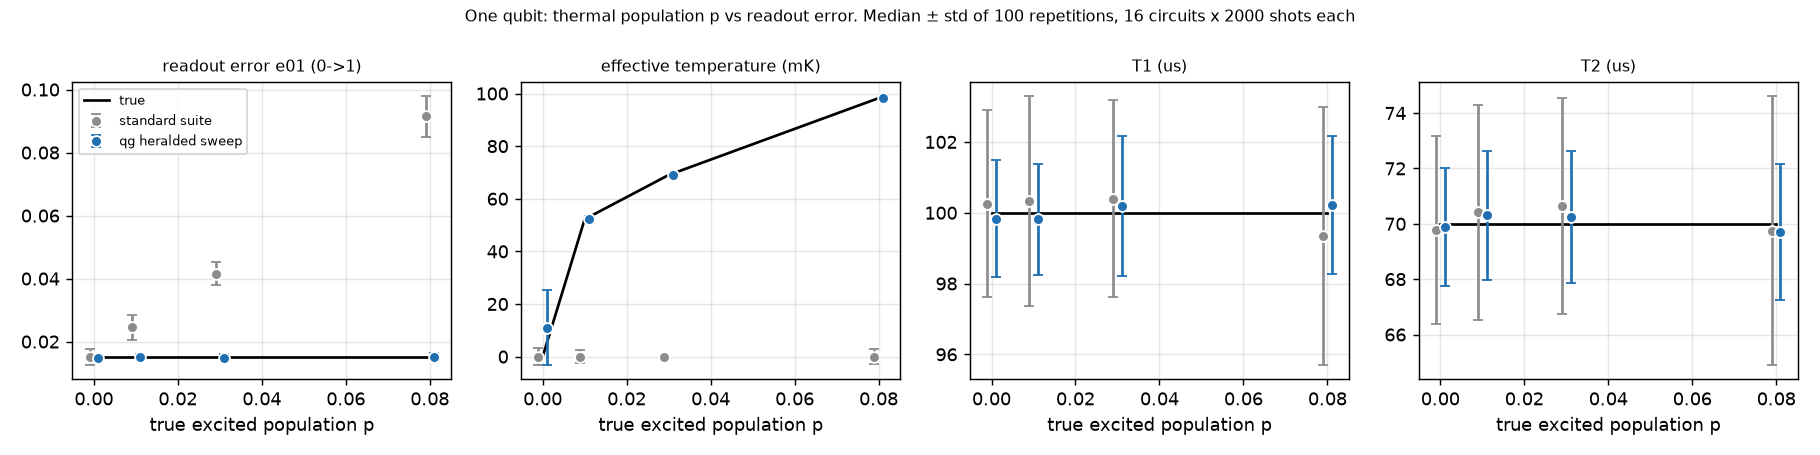

Reproduce this figure in Python.
"""
Hardware characterization in qg: T1, T2 (T_phi), effective temperature
and asymmetric readout error from one heralded sweep, vs the standard
calibration suite.

The confound. A real qubit idles in a thermal state with residual
excited population p (qg_eq = 1 - 2p = tanh(hf / 2 k_B T_eff), §25), and
its readout flips 0 -> 1 with probability e01 and 1 -> 0 with e10. In qg
units the readout is an affine map of the true qg_Z:

    measured qg = a + b qg,   a = e10 - e01,   b = 1 - e01 - e10.

The standard suite calibrates readout by preparing "|0>" (really the
thermal state) and "|1>" (X on it). Thermal population is then counted
as readout error: e01 is overestimated by ~p (1 - e01 - e10), and after
readout correction the qubit looks perfectly cold (p = 0, T_eff = 0).
Z-basis experiments alone cannot separate a, b and qg_eq: they only see
a + b qg_eq and b qg_eq.

The qg protocol. Measure once (herald), then apply I, X or Ry(pi/2),
wait t, rotate back and measure again. For ideal QND readout the pair
(r1, r2) of +-1 outcomes at t = 0 gives, in closed form,

    m   = E[r1]            = a + b qg_eq
    V   = E[r1 r2](I) - m^2 = b^2 (1 - qg_eq^2)   (readout covariance)
    C_X = E[r1 r2](X)      = a^2 - b^2
    u = b qg_eq = (m^2 - V - C_X) / (2m),  b = sqrt(V + u^2),  a = m - u,

so e01, e10 and qg_eq (hence T_eff) separate. The delays then give T1
(after X) and T2 (after Ry(pi/2), i.e. the decay of qg_X), and a joint
maximum-likelihood fit of all joint counts returns (a, b, qg_eq, T1, T2).
Same number of circuits and shots as the standard suite; each qg circuit
has one extra (mid-circuit) measurement.

The simulator is an exact single-qubit model (thermal start, generalized
amplitude damping to qg_eq with T1, dephasing with T2, perfect gates,
asymmetric readout, QND measurement) sampled with a multinomial;
tests/ cross-check it against a Qiskit Aer circuit.

Findings (T1 = 100 us, T2 = 70 us, e01 = 0.015, e10 = 0.04, 5 GHz
qubit; 16 circuits x 2000 shots for each protocol; median ± std over
100 repetitions):

  true p (T_eff)   | e01: standard / qg      | T_eff (mK): standard / qg
  0     (0 mK)     | 0.0150 / 0.0149         |  0 / 11 ± 14
  0.01  (52 mK)    | 0.0245 / 0.0151         |  0 / 52.3 ± 1.0
  0.03  (69 mK)    | 0.0415 / 0.0148         |  0 / 69.0 ± 0.8
  0.08  (98 mK)    | 0.0915 / 0.0152         |  0 / 98.2 ± 0.9

  * The standard suite attributes the whole thermal population to
    readout error (e01 overestimated by exactly p·b, e10 by a similar
    amount) and reports a perfectly cold qubit at every temperature.
  * The qg heralded sweep is unbiased for e01, e10, p and T_eff; T_eff
    is resolved to ~1 mK from 52 mK upwards (at p = 0 it can only give
    an upper bound).
  * T1 and T2 are unbiased in both. The qg joint fit is also ~1.5x more
    precise (T1 ± 1.6-2.0 vs ± 2.6-3.6 us, T2 ± 2.1-2.5 vs ± 3.4-4.9 us,
    T_phi ± 5-6 vs ± 8-12 us). Part of that comes from the joint
    maximum-likelihood fit rather than from the herald itself.
  * Robustness: if the herald readout is not QND (|1> relaxes to |0>
    with probability 0.05 during it), the qg estimates move by ~0.001
    (e01 0.0163, p 0.0289 at true 0.015, 0.03).

Scope: the model assumes perfect gates and a QND herald. The method
needs mid-circuit measurement, which IBM devices support and some other
platforms do not. Separating thermal population from readout by repeated
measurement is known practice; what qg adds is the three-line closed
form (m, V, C_X) and T_eff read directly from qg_eq = tanh(hf/2k_BT).
"""

import numpy as np
from scipy.optimize import curve_fit, minimize

H_PLANCK, K_B = 6.62607015e-34, 1.380649e-23
FREQ_HZ = 5.0e9
DELAYS_US = (0.0, 10.0, 25.0, 50.0, 100.0, 150.0, 250.0, 400.0)
TRUE = {"T1": 100.0, "T2": 70.0, "e01": 0.015, "e10": 0.04}  # microseconds, probabilities


def t_eff_from_qg(qg, freq=FREQ_HZ):
    """T_eff = h f / (2 k_B artanh qg); 0 for qg >= 1, inf for qg <= 0."""
    qg = np.asarray(qg, dtype=float)
    with np.errstate(divide="ignore"):
        return np.where(qg >= 1, 0.0, np.where(qg <= 0, np.inf,
                                               H_PLANCK * freq / (2 * K_B * np.arctanh(np.clip(qg, 1e-15, 1 - 1e-15)))))


def readout_affine(e01, e10):
    return e10 - e01, 1.0 - e01 - e10


def readout_errors(a, b):
    return (1.0 - b - a) / 2.0, (1.0 - b + a) / 2.0


# --------------------------------------------------------------------- #
# Exact model
# --------------------------------------------------------------------- #
def _z_after(z0, x0, op, t, qg_eq, T1, T2):
    """Bloch (x, z) -> final measured-axis value after op, delay, rotation back."""
    if op == "I":
        x, z = x0, z0
    elif op == "X":
        x, z = x0, -z0
    elif op == "Y90":  # Ry(pi/2): z -> x
        x, z = z0, -x0
    else:
        raise ValueError(op)
    z = qg_eq + (z - qg_eq) * np.exp(-t / T1)
    x = x * np.exp(-t / T2)
    return x if op == "Y90" else z  # Ry(-pi/2) before measuring maps x -> z


def joint_probabilities(op, t, a, b, qg_eq, T1, T2, herald=True, meas_relax=0.0):
    """Probabilities of the outcomes. With herald: array over (r1, r2) in
    order (+1,+1), (+1,-1), (-1,+1), (-1,-1); without: (+1, -1) for a
    single measurement of the thermal state after op and delay.
    meas_relax: probability that |1> relaxes to |0> during the herald
    readout (a non-QND stress test)."""
    mu = lambda s: a + b * s  # noqa: E731  mean outcome given true s = +-1
    if not herald:
        zf = _z_after(qg_eq, 0.0, op, t, qg_eq, T1, T2)
        p = (1 + a + b * zf) / 2
        return np.array([p, 1 - p])
    out = np.zeros(4)
    for s, ps in ((+1, (1 + qg_eq) / 2), (-1, (1 - qg_eq) / 2)):
        p_r1 = {+1: (1 + mu(s)) / 2, -1: (1 - mu(s)) / 2}
        post = [(s, 1.0)] if s == +1 else [(-1, 1.0 - meas_relax), (+1, meas_relax)]
        for s_post, w in post:
            zf = _z_after(float(s_post), 0.0, op, t, qg_eq, T1, T2)
            p2 = (1 + a + b * zf) / 2
            for i, r1 in enumerate((+1, -1)):
                out[2 * i] += ps * w * p_r1[r1] * p2
                out[2 * i + 1] += ps * w * p_r1[r1] * (1 - p2)
    return out


def truth(p_th, **overrides):
    d = dict(TRUE, **overrides)
    a, b = readout_affine(d["e01"], d["e10"])
    return {"a": a, "b": b, "qg_eq": 1 - 2 * p_th, "T1": d["T1"], "T2": d["T2"]}


# --------------------------------------------------------------------- #
# Protocols
# --------------------------------------------------------------------- #
def standard_circuits(delays=DELAYS_US):
    return [("I", 0.0)] + [("X", t) for t in delays] + [("Y90", t) for t in delays if t > 0]


def qg_circuits(delays=DELAYS_US):
    return [("I", 0.0)] + [("X", t) for t in delays] + [("Y90", t) for t in delays if t > 0]


def sample(protocol, params, shots, rng, meas_relax=0.0):
    circuits = standard_circuits() if protocol == "standard" else qg_circuits()
    herald = protocol == "qg"
    out = []
    for op, t in circuits:
        p = joint_probabilities(op, t, params["a"], params["b"], params["qg_eq"], params["T1"], params["T2"],
                                herald=herald, meas_relax=meas_relax)
        out.append((op, t, rng.multinomial(shots, p / p.sum())))
    return out


def fit_standard(data):
    """The usual suite: assignment matrix from I / X at t = 0, then
    readout-corrected exponential fits for T1 and T2; the equilibrium
    excited population is read from the corrected |0> preparation."""
    d = {(op, t): c for op, t, c in data}
    n0, n1 = d[("I", 0.0)], d[("X", 0.0)]
    e01 = n0[1] / n0.sum()           # read 1 after "prepare 0"
    e10 = n1[0] / n1.sum()           # read 0 after "prepare 1"
    a, b = readout_affine(e01, e10)
    corr = lambda c: ((c[0] - c[1]) / c.sum() - a) / b  # noqa: E731  corrected qg_Z
    q_eq = float(np.clip(corr(n0), -1, 1))
    tx = np.array(sorted(t for op, t in d if op == "X"))
    zx = np.array([corr(d[("X", t)]) for t in tx])
    (A, T1, B), _ = curve_fit(lambda t, A, T1, B: B - A * np.exp(-t / T1), tx, zx, p0=(2, 80, 1), maxfev=20000)
    ty = np.array(sorted(t for op, t in d if op == "Y90"))
    zy = np.array([corr(d[("Y90", t)]) for t in ty])
    (Ay, T2), _ = curve_fit(lambda t, A, T2: A * np.exp(-t / T2), ty, zy, p0=(max(zy[0], 0.1), 60), maxfev=20000)
    return {"e01": float(e01), "e10": float(e10), "qg_eq": q_eq, "T1": float(T1), "T2": float(T2)}


def closed_form_t0(data):
    """(a, b, qg_eq) from the t = 0 heralded pairs (formulas in the docstring)."""
    d = {(op, t): c for op, t, c in data}
    cI, cX = d[("I", 0.0)], d[("X", 0.0)]
    sign = np.array([1, -1, -1, 1])       # r1 * r2 for (++, +-, -+, --)
    r1 = np.array([1, 1, -1, -1])
    m = (r1 @ cI + r1 @ cX) / (cI.sum() + cX.sum())
    V = sign @ cI / cI.sum() - m**2
    CX = sign @ cX / cX.sum()
    u = (m**2 - V - CX) / (2 * m)
    b = np.sqrt(max(V + u**2, 1e-12))
    return m - u, b, float(np.clip(u / b, -1, 1))


def fit_qg(data, meas_relax=0.0):
    """Joint maximum likelihood of (a, b, qg_eq, T1, T2) over all heralded
    joint counts, started from the closed form and simple fits."""
    a0, b0, q0 = closed_form_t0(data)
    x0 = np.array([a0, b0, q0, np.log(90.0), np.log(60.0)])  # times as log(us)

    def nll(x):
        a, b, q, l1, l2 = x
        T1, T2 = np.exp(l1), np.exp(l2)
        s = 0.0
        for op, t, c in data:
            p = joint_probabilities(op, t, a, b, q, T1, T2, herald=True, meas_relax=meas_relax)
            s -= c @ np.log(np.clip(p, 1e-300, None))
        return s

    res = minimize(nll, x0, method="L-BFGS-B",
                   bounds=[(-0.5, 0.5), (0.3, 1.0), (0.0, 1.0), (0.0, 8.0), (0.0, 8.0)],
                   options={"ftol": 1e-14, "gtol": 1e-9, "maxiter": 2000})
    res = minimize(nll, res.x, method="Nelder-Mead", options={"xatol": 1e-7, "fatol": 1e-9, "maxiter": 4000})
    a, b, q = res.x[:3]
    T1, T2 = np.exp(res.x[3:])
    e01, e10 = readout_errors(a, b)
    return {"e01": float(e01), "e10": float(e10), "qg_eq": float(q), "T1": float(T1), "T2": float(T2)}


def t_phi(T1, T2):
    inv = 1.0 / T2 - 1.0 / (2.0 * T1)
    return np.inf if inv <= 0 else 1.0 / inv


def benchmark(p_th, shots=2000, reps=100, seed=0, meas_relax=0.0):
    """Bias and spread of every parameter for both protocols."""
    rng = np.random.default_rng(seed)
    tr = truth(p_th)
    e01, e10 = readout_errors(tr["a"], tr["b"])
    true = {"e01": e01, "e10": e10, "p_th": p_th, "T1": tr["T1"], "T2": tr["T2"],
            "T_phi": t_phi(tr["T1"], tr["T2"]), "T_eff_mK": 1e3 * float(t_eff_from_qg(tr["qg_eq"]))}
    est = {"standard": [], "qg": []}
    for _ in range(reps):
        for proto in est:
            f = (fit_standard if proto == "standard" else fit_qg)(sample(proto, tr, shots, rng, meas_relax))
            f["p_th"] = (1 - f["qg_eq"]) / 2
            f["T_phi"] = t_phi(f["T1"], f["T2"])
            f["T_eff_mK"] = 1e3 * float(t_eff_from_qg(f["qg_eq"]))
            est[proto].append(f)
    keys = ("e01", "e10", "p_th", "T_eff_mK", "T1", "T2", "T_phi")
    summary = {}
    for proto, rows in est.items():
        summary[proto] = {}
        for k in keys:
            v = np.array([r[k] for r in rows], dtype=float)
            summary[proto][k] = (float(np.median(v)), float(np.std(v[np.isfinite(v)])) if np.isfinite(v).any() else np.inf)
    return true, summary


P_TH_SWEEP = (0.0, 0.01, 0.03, 0.08)


def make_figure(results, path):
    import matplotlib

    matplotlib.use("Agg")
    import matplotlib.pyplot as plt

    col = {"standard": "#8c8c8c", "qg": "#1f6fb2"}
    lab = {"standard": "standard suite", "qg": "qg heralded sweep"}
    fig, axes = plt.subplots(1, 4, figsize=(14, 3.5))
    panels = [("e01", "readout error e01 (0->1)"), ("T_eff_mK", "effective temperature (mK)"),
              ("T1", "T1 (us)"), ("T2", "T2 (us)")]
    x = np.array(P_TH_SWEEP)
    for ax, (k, title) in zip(axes, panels):
        ax.plot(x, [results[p][0][k] for p in P_TH_SWEEP], "k-", lw=1.5, label="true")
        for j, proto in enumerate(("standard", "qg")):
            med = [results[p][1][proto][k][0] for p in P_TH_SWEEP]
            sd = [results[p][1][proto][k][1] for p in P_TH_SWEEP]
            ax.errorbar(x + (j - 0.5) * 0.002, med, yerr=sd, fmt="o", color=col[proto], ms=6, capsize=3,
                        label=lab[proto], mec="white")
        ax.set_title(title, fontsize=9)
        ax.set_xlabel("true excited population p")
        ax.grid(alpha=0.3)
    axes[0].legend(fontsize=7)
    fig.suptitle("One qubit: thermal population p vs readout error. Median ± std of 100 repetitions, "
                 "16 circuits x 2000 shots each", fontsize=9)
    fig.tight_layout()
    fig.savefig(path, dpi=130)


if __name__ == "__main__":
    keys = ("e01", "e10", "p_th", "T_eff_mK", "T1", "T2", "T_phi")
    results = {}
    for p_th in P_TH_SWEEP:
        true, s = results[p_th] = benchmark(p_th)
        print(f"\np_th = {p_th} (T_eff {true['T_eff_mK']:.0f} mK); median ± std over 100 repetitions, "
              f"2000 shots x {len(qg_circuits())} circuits each")
        print(f"{'':10s}" + "".join(f"{k:>16s}" for k in keys))
        print(f"{'true':10s}" + "".join(f"{true[k]:16.4g}" for k in keys))
        for proto in ("standard", "qg"):
            print(f"{proto:10s}" + "".join(f"{s[proto][k][0]:9.4g}±{s[proto][k][1]:<6.2g}" for k in keys))
    print("\nstress test: non-QND readout (|1> relaxes to |0> during the herald with prob 0.05), p_th = 0.03")
    true, s = benchmark(0.03, meas_relax=0.05)
    for proto in ("standard", "qg"):
        print(f"{proto:10s}" + "".join(f"{k} {s[proto][k][0]:.4g}  " for k in keys))
    import sys

    if "--figure" in sys.argv:
        make_figure(results, __file__.replace(".py", ".png"))
